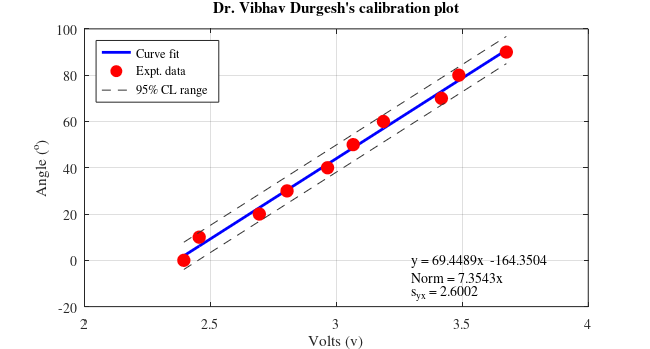
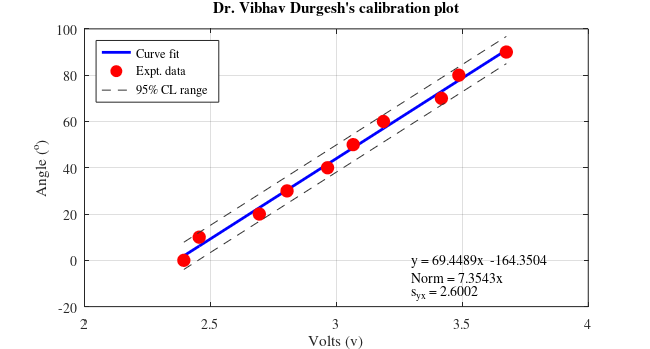

These charts were generated, in order, by the following MATLAB code:
% This is a genric program to generate calibration plot and provide slope
% and intercept data
% Date: July 19th
% Dr. Vibhav Durgesh
% Rev 0.0
% This is basic program to demonstrating use of polyfit command and
% calculating norm and standard error of fit.
% User has to provide apropriate information see - begining of the code
%%%%%%%%%%%%%%%%%%%%%%%%%%%%%%%%%%%%%%%%%%%%%%%%%%%%%%%%%%%%%%%%%%%%%%%%%%%


clear all
close all
clc
%%%% USER HAVE TO MANUALLY ADD THIS INFORMATION %%%%%%%%%%%%%%%%%%%%%%%%%%%
%%%% 
x = [2.3944 2.4554 2.6941 2.8042 2.9650 3.0667 3.1868 3.4169 3.4862 3.6748]; % Voltage data
y = [0 10 20 30 40 50 60 70 80 90]; % Angular location of pendulum
t_nuP = 2.262; %Value read from t-student's table
plotTitle = 'Dr. Vibhav Durgesh''s calibration plot';
%%%% END OF USER INFORMATION %%%%%%%%%%%%%%%%%%%%%%%%%%%%%%%%%%%%%%%%%%%%%%
%%%%%%%%%%%%%%%%%%%%%%%%%%%%%%%%%%%%%%%%%%%%%%%%%%%%%%%%%%%%%%%%%%%%%%%%%%%
[p,s] = polyfit(x,y,1) % Curve fitting data with 1st order fit
xfit = x;% Generating x-data for curve fitting
yfit = polyval(p,xfit);
nu = s.df; %Getting degree of freedom for the curve fit
norm = s.normr; % Getting the norm of the curve fitting
syx = norm/sqrt(nu);

% Generating figure with specific size
figure(1)
set(gcf,'unit','inches','position',[0.50 0.50 6.50 3.50],...
    'defaultaxesfontsize',10,'defaultaxesfontname','times');
% Plotting data
plot(xfit,yfit,'b-','linewidth',2); hold on
plot(x,y,'ro','markersize',9,'markerfacecolor','r')
xlabel('Volts (v)')
ylabel('Angle (^{o})')
grid on
% Now adding 95% confidence level in the plot
y_cl_low = yfit - t_nuP*syx; % Using regression analysis
y_cl_up  = yfit + t_nuP*syx;
plot(xfit,y_cl_low,'--','color',[0.2 0.2 0.2],'HandleVisibility','off');
plot(xfit,y_cl_up,'--','color',[0.2 0.2 0.2]);

legend('Curve fit','Expt. data','95% CL range','location','Northwest')
title(plotTitle)
text(3.3,0,sprintf('y = %3.4fx  %3.4f',p(1),p(2)),'Fontname','times')
text(3.3,-7,sprintf('Norm = %3.4fx',s.normr),'Fontname','times')
text(3.3,-14,sprintf('s_{yx} = %3.4f',syx),'Fontname','times') 
% % Saving the files in png and pdf format
figName = ['Vibahv_Durgesh_Exp02_Part1'];
set(gcf,'PaperPositionMode','auto')
print(figName,'-dpng','-r600')
set(gcf,'PaperUnits','inches','Units','inches');
figpos = get(gcf,'Position');
set(gcf,'PaperSize',figpos(3:4),'Units','inches');
print(figName,'-dpdf','-r600')
% 
